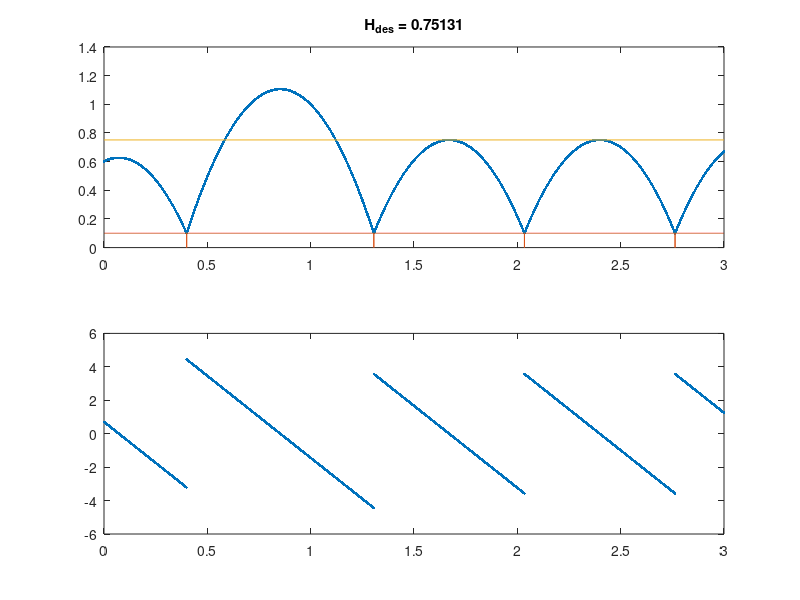

This figure's MATLAB source: (Note: this script raises an error after producing the figure.)
% Simulation for bouncing in 2D
clear all;

%% Parameters
% Fixed
mb = 1;             % Mass of the ball (kg)
mp = 10;            % Mass of the paddle (kg)
g  = 9.81;          % Gravity (m/s^2)
params.rb = 0.1;    % Radius of the ball (m)
params.P  = 0;      % Position of the paddle (m)
params.PL = 0.5;    % Length of the paddle (m)

% Variable
H0  = 0.5 + rand;   % Initial height (m)
vb0 = rand;         % Initial vertical velocity (m/s)
ke  = rand;         % Coefficient of restitution
params.H  = abs(randn) + params.rb; % Desired steady-state apex height (m)
vdes = sqrt(2*g*(params.H - params.rb)); % Desired velocity for H

est = true;        % Should we estimate coefficient of restitution?

% Simulation parameters
T  = 3;     % Length of simulation (s)
dt = 1e-4;  % Step size (s)
printon = true;

%% Initialization
% States
x      = [H0; vb0]; % Position, velocity of the ball
xi     = x;         % Initial states (for flight phase)
t      = 0;         % Time at start of simulation
t_imp  = 0;         % Time of xi
flight = true;      % Phase

% Initialize matrices for storage
tmat = []; xmat = []; phase = []; vpmat = [];

% Estimate coefficient of restitution
if est
    kest = 0.51;
else
    kest = ke;
end

%% Simulation
while t < T
    % Ball in flight
    if flight
        % Ball dynamics, ballistic motion
        x(1) = xi(1) + xi(2) * (t - t_imp) - g/2 * (t - t_imp)^2;
        x(2) = xi(2) - g * (t - t_imp);
        
        % Impact?
        if (x(1) <= (params.P + params.rb)) && (x(2) < 0) % Hits paddle after falling
            flight = false; % Impact event
            t_imp  = t;     % Indicate time of impact
        end
    else    % Impact
        if printon; fprintf([num2str(kest-ke) ' bounce ' num2str(t) '\n']); end
        
        % Ball dynamics: position
        x(1) = x(1);    % No deformation
        
        % Calculate desired paddle velocity
        vp = 1/(1+kest) * (kest * x(2) + vdes); vpmat = [vpmat; vp];
        vpre = x(2);    % Ball velocity pre-impact
        
        % Ball dynamics: velocity
        x(2) = -ke * x(2) + (1+ke) * vp;
        
        % Estimate
        if est
            kest = (x(2) - vp) / (vp - vpre);
        end
        
        % Update
        xi = x; % States at beginning of flight
        flight = true;
    end
    
    % Store and update
    xmat  = [xmat x];       % States
    tmat  = [tmat t];       % Time
    phase = [phase flight]; % Phase
    
    t = t + dt;
end

%% Plot

figure(100);
a(1) = subplot(2,1,1); plot(tmat',xmat(1,:)','.-'); % Position
hold on; plot(tmat',phase'*params.rb);              % Phase
plot([tmat(1) tmat(end)],params.H*[1 1]); hold off  % Desired height
title(['H_{des} = ' num2str(params.H)]);
a(2) = subplot(2,1,2); plot(tmat',xmat(2,:)','.');  % Velocity
linkaxes(a,'x');

animatefun(tmat',xmat',params);





